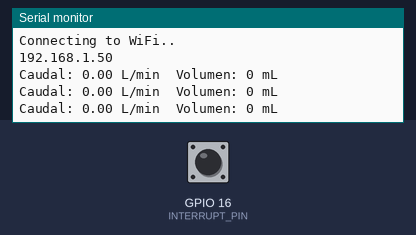
Bench run of a sketch on a simulated ESP32. Parts: the last lines printed to the serial monitor. Inputs (shaded band) come from the test bench; at power-on: GPIO 16 (INTERRUPT_PIN) HIGH. WiFi joins after 1.5 s; servers stay silent unless stated; storage starts empty.

Above: at 3.2 s.
3.3 s: GPIO 16 (INTERRUPT_PIN) pulled LOW for 0.15 s
At 4.8 s:
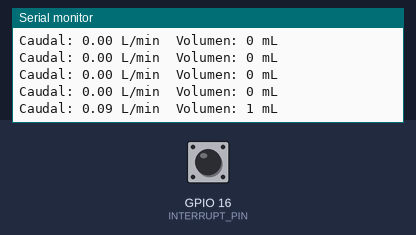
4.9 s: GPIO 16 (INTERRUPT_PIN) pulled LOW for 1 s
At 6.4 s:
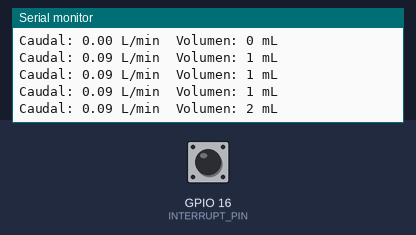
Timing chart, 0 to 7.9 s (numbered marks = the images above; inputs shaded):
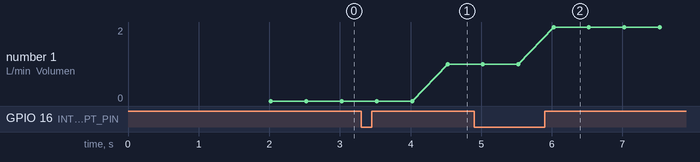

Measured:
- after the input at 3.3 s, the serial monitor: prints a new line after 1.2 s (image 1)
- after the input at 4.9 s, the serial monitor: prints a new line after 1.1 s (image 2)
- plotted number 1: 0 → 1 after the input at 3.3 s, 1 → 2 after the input at 4.9 s

The sketch:

ESP_Web_Server_Flujo.ino
```cpp
//-----Librerias------------
#include <WiFi.h>
#include <AsyncTCP.h>
#include <ESPAsyncWebServer.h>
#include <FS.h>
#include <SPIFFS.h>
//--------------------------


//-----------Red a utlizar--------------
const char* ssid = "red";
const char* password = "Contraseña";
//--------------------------------------

// Creamos el servidor
AsyncWebServer server(80);

//-----------------variables de flujo-------------
#define SENSOR_PIN 4             // Pin digital utilizado para la lectura del sensor
#define INTERRUPT_PIN 16         // Pin digital utilizado para la interrupción del sensor
volatile byte pulses;            // Variable para almacenar el número de pulsos
float FlowRate;                  // Variable para almacenar el caudal
unsigned int flowMilliLitres;    // Variable para almacenar el volumen
unsigned long totalMilliLitres;  // Variable para almacenar el volumen total
unsigned long oldTime;           // Variable para almacenar el tiempo anterior
//------------------------------------------------

void setup() {
  // iniciamos SPIFFS
  if(!SPIFFS.begin()){
    Serial.println("An Error has occurred while mounting SPIFFS");
    return;
  }

 // Configuración del pin de lectura como entrada con resistencia pull-up
  pinMode(SENSOR_PIN, INPUT_PULLUP);
  // Configuración del pin de interrupción como entrada con resistencia pull-up
  pinMode(INTERRUPT_PIN, INPUT_PULLUP);
  // Habilitación de la interrupción en el pin correspondiente
  attachInterrupt(digitalPinToInterrupt(INTERRUPT_PIN), pulseCounter, FALLING);
  pulses = 0;
  FlowRate = 0.0;
  flowMilliLitres = 0;
  totalMilliLitres = 0;
  oldTime = 0;

  // activamos el puerto serial
  Serial.begin(115200);

  // Conexion a internet
  WiFi.begin(ssid, password);
  while (WiFi.status() != WL_CONNECTED) {
    delay(1000);
    Serial.println("Connecting to WiFi..");
  }

  // print esp32 local IP address
  Serial.println(WiFi.localIP());


  // Route for root / web page
  server.on("/", HTTP_GET, [](AsyncWebServerRequest* request) {
    request->send(SPIFFS, "/index.html");
  });

  // Route to get the flow rate
  server.on("/flowrate", HTTP_GET, [](AsyncWebServerRequest* request) {
    float flowRate = FlowRate;
    request->send_P(200, "text/plain", String(flowRate).c_str());
  });

  // Start server
  server.begin();
}

void loop() {
  Flujo();
}


void Flujo(){
  unsigned long currentTime = millis();  // Obtención del tiempo actual
  if (currentTime - oldTime > 1000)      // Si han pasado más de 1 segundo desde la última medición
  {
    detachInterrupt(digitalPinToInterrupt(INTERRUPT_PIN));                         // Deshabilitación de la interrupción
    FlowRate = ((1000.0 / (currentTime - oldTime)) * pulses) / 7.5;                // Cálculo del caudal en L/min
    oldTime = currentTime;                                                         // Actualización del tiempo anterior
    flowMilliLitres = (FlowRate / 60) * 1000;                                      // Cálculo del volumen en mL
    totalMilliLitres += flowMilliLitres;                                           // Actualización del volumen total
    pulses = 0;                                                                    // Reinicio del contador de pulsos
    attachInterrupt(digitalPinToInterrupt(INTERRUPT_PIN), pulseCounter, FALLING);  // Habilitación de la interrupción
  }
  Serial.print("Caudal: ");
  Serial.print(FlowRate);
  Serial.print(" L/min\tVolumen: ");
  Serial.print(totalMilliLitres);
  Serial.println(" mL");
  delay(500);  // Retardo para evitar saturar el puerto serie
}
void pulseCounter() {
  pulses++;  // Incremento del contador de pulsos
}
```
